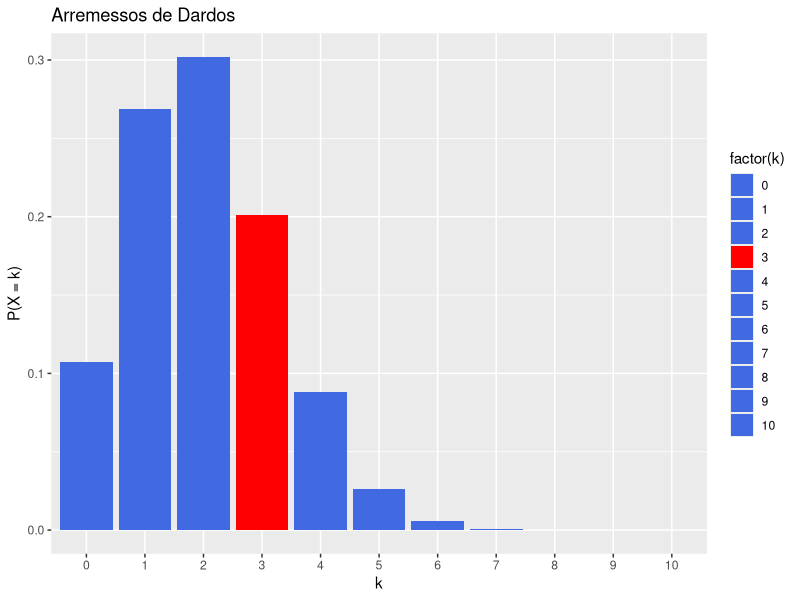
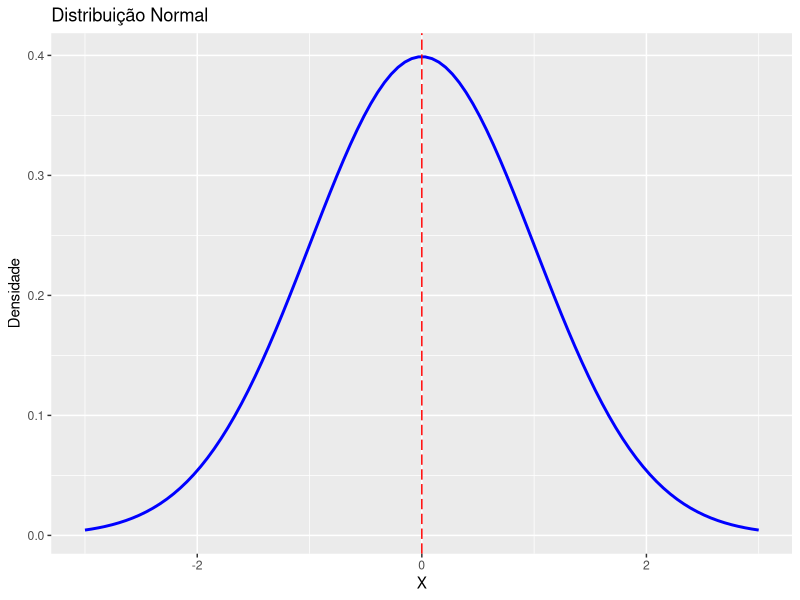
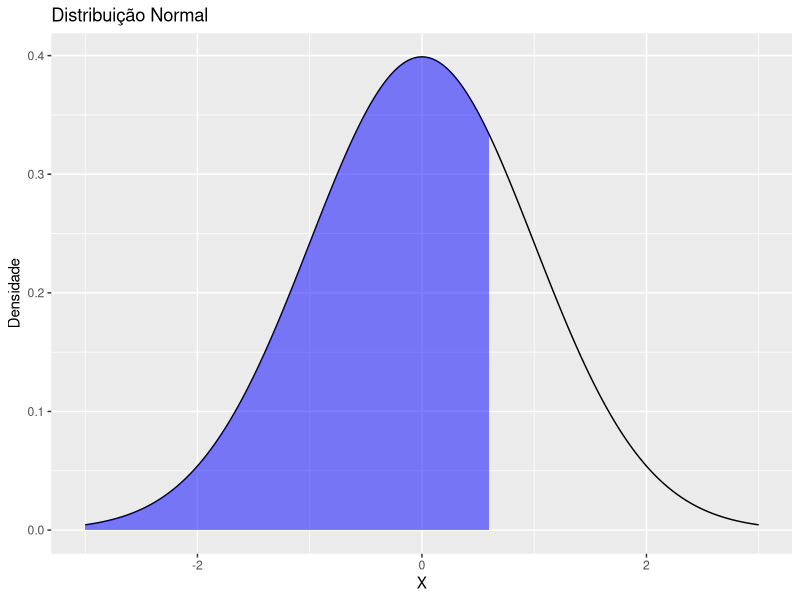
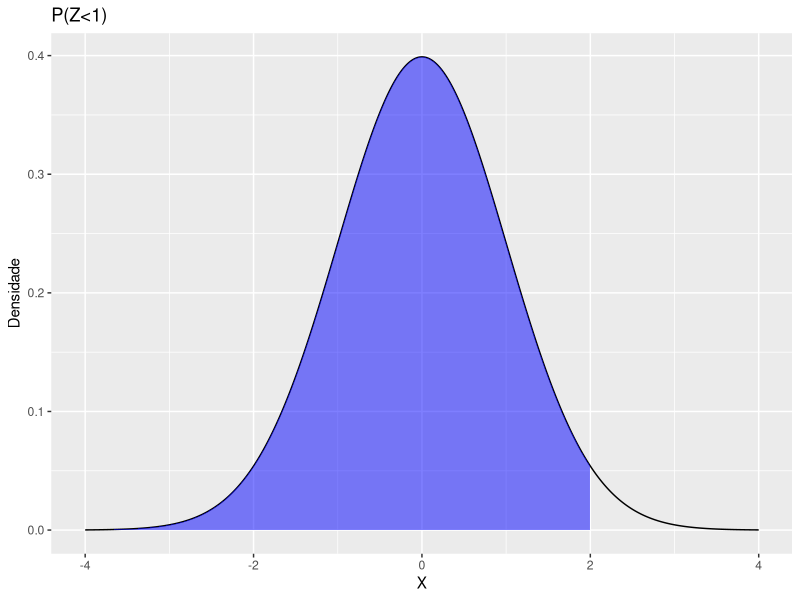
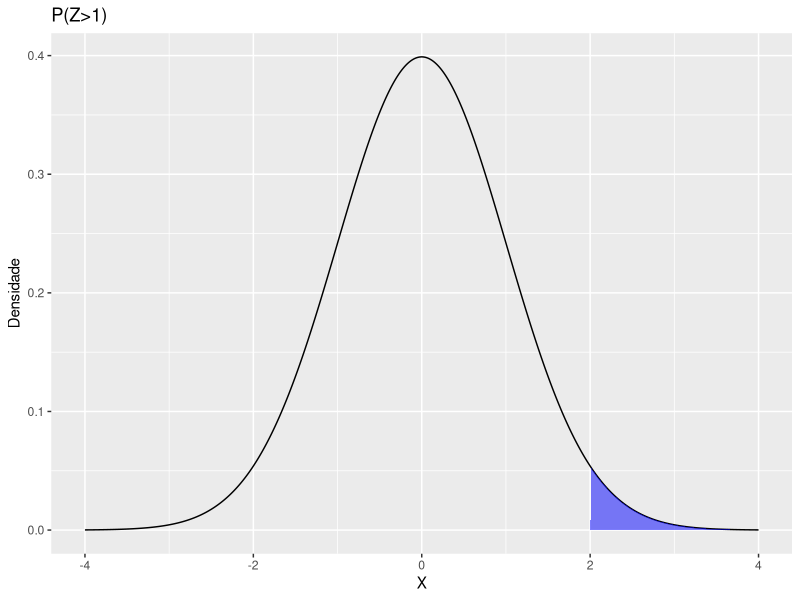
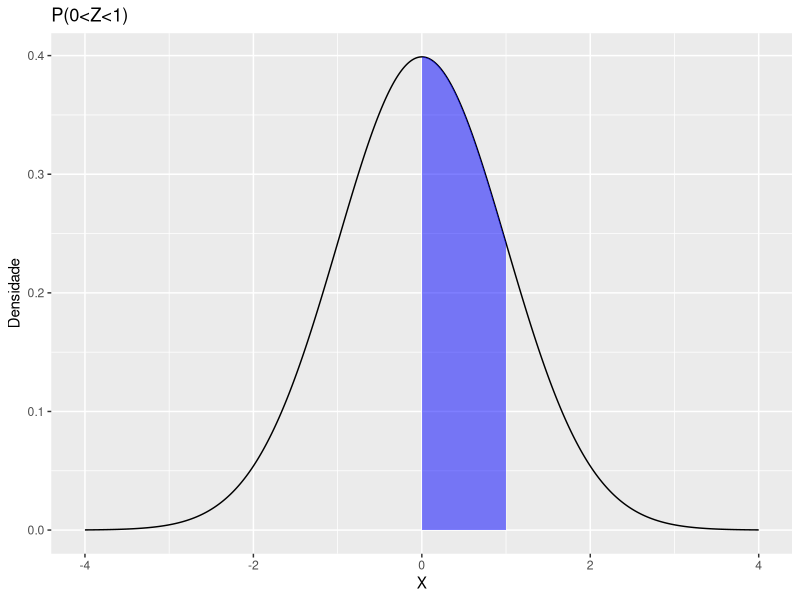

R code for these plots, in order:
## ---- chunk 1
library(dplyr)

#Probabilidade de ser resistente 
prob_resistente <- 0.75

#Tamanho da amostral
tamanho_amostra <- 2

# data frame com espaço amostral

amostra <- expand.grid(individuo1 = c("Resistente", "Não Resistente"),
                       individuo2 = c("Resistente", "Não resistente"))

#Calculando a probabilidade

resultado <- amostra %>%
  mutate(Probabilidade = ifelse(individuo1 == "Resistente", prob_resistente, 1 - prob_resistente) *
                         ifelse(individuo2 == "Resistente", prob_resistente, 1 - prob_resistente))

resultado
## ---- chunk 2
lambda <- 80 / 100

t <- 3

(mu <-lambda * t )
#Nenhum Canhoto
nenhum_canhoto <- dpois(0, mu)
nenhum_canhoto

#um canhoto

um_canhoto <- dpois(1, mu)
um_canhoto
#mais de um canhoto

mais_de_um <- 1 - (nenhum_canhoto + um_canhoto) 
mais_de_um

## ---- chunk 3
# Definindo os parâmetros

n <- 10
k <- 3
p <- 0.2

#Calculando a probabilidade com dbinom

probabilidade <- dbinom(k, n, p)
probabilidade
## ---- chunk 4
#Carregando a biblioteca ggplot2
library(ggplot2)

#Criando u mdata frame com os valores

df <- data.frame (k = 0:10, Probabilidade = dbinom(0:10, n, p))


#Criando o gráfico com ggplot2
ggplot(df, 
       aes(x = factor(k), 
           y = Probabilidade, 
               fill = factor(k))) +
  geom_bar(stat = "identity") +
  scale_fill_manual(values = c(rep("royalblue", 3), "red", 
                               rep("royalblue", 7))) +
  labs(
    x = "k",
    y = "P(X = k)",
    title = "Arremessos de Dardos"
  ) +
  theme_grey()

## ---- chunk 5
library(ggplot2)
x <- seq(-3, 3, length = 100)
y <- dnorm(x, mean=0, sd=1)

data <- data.frame(x, y)

ggplot(data, 
       aes(x, y)) +
  geom_line(color="blue", size=1) +
  labs(x="X", 
       y="Densidade", 
       title="Distribuição Normal") +
  geom_vline(xintercept=0, 
             color="red", 
             linetype="longdash") +
  theme_gray()

## ---- chunk 6
#Criando os parâmetros
media_d <- 0
sd_d <- 1
valor_d <- 0.6  

dnorm(valor_d, mean = media_d, sd = sd_d)

## ---- chunk 7
library(ggplot2)

#Definindo os eixos do gráfico

x <- seq(-3, 3, length = 1000) # Definindo os valores de  x para o gráfico
y <- dnorm(x, mean = media_d, sd = sd_d) # Criando uma variável para a função de densidade de

#Criando um data frame com os dados 
df <- data.frame(x, y) 

grafico <- ggplot(df, aes(x, y)) +
  geom_line() +
  geom_area(data = subset(df, x <= valor_d), 
            aes(x, y), fill = "blue", alpha = 0.5) +
  xlab("X") +
  ylab("Densidade") +
  ggtitle("Distribuição Normal") +
  theme_gray()
grafico

## ---- chunk 8

#Criando os parâmetros  
media_p <- 0
sd_p <- 1  
valor_p <- 2

#calculando a probabilidade na distribuição normal
pnorm(valor_p, mean = media_p, sd = sd_p)

## ---- chunk 9
#Carregando a biblioteca ggplot2
library(ggplot2)

#Definindo os eixos do gráfico  

x <- seq(-4, 4, length = 1000) # Valores x para o gráfico
y <- dnorm(x, mean = media_p, sd = sd_p) # Função densidade de probabilidade

df <- data.frame(x, y) # dataframe com os valores de x e y

#Criando o gráfico
grafico_p <- ggplot(df, aes(x, y)) +
  geom_line() +
  geom_area(data = subset(df, x <= valor_p), 
            aes(x, y), fill = "blue", alpha = 0.5) +
  xlab("X") +
  ylab("Densidade") +
  ggtitle("P(Z<1)") +
  theme_gray()

grafico_p

## ---- chunk 10

#Definindo os parâmetros
media_p2 <- 0
sd_p2 <- 1
valor_p2 <- 2


#Calculando a probabilidade
1-pnorm(valor_p2, mean = media_p2, sd = sd_p2)

## ---- chunk 11
#Definindo os eixos do gráfico  

x <- seq(-4, 4, length = 1000) # Valores de x para o gráfico

y <- dnorm(x, mean = media_p2, sd = sd_p2) # Função de densidade de probabilidade

df <- data.frame(x, y) # dataframe com os valores de x e y

#Criando o gráfico
grafico_p2 <- ggplot(df, aes(x, y)) +
  geom_line() +
  geom_area(data = subset(df, x >= valor_p2), 
            aes(x, y), fill = "blue", alpha = 0.5) +
  xlab("X") +
  ylab("Densidade") +
  ggtitle("P(Z>1)") +
  theme_gray()

grafico_p2

## ---- chunk 12
#Definindo parâmetros
media_p3 <- 0
valor_p3_1 <- 0
valor_p3_2 <- 1
sd_p3 <- 1

pnorm(valor_p3_1, mean = media_p3, sd = sd_p3) -pnorm(valor_p3_2, mean = media_p3, sd = sd_p3)

## ---- chunk 13
#carregando a biblioteca dplyr

library(dplyr)

# Calculando a probabilidade
probabilidade <- pnorm(valor_p3_2, mean = media_p3, sd = sd_p3) - pnorm(valor_p3_1, mean = media_p3, sd = sd_p3)

#Definindo os eixos do gráfico  


x <- seq(-4, 4, length = 1000) # Valores de x para o gráfico

y <- dnorm(x, mean = media_p3, sd = sd_p3) # Função de densidade de probabilidade

df <- data.frame(x, y) # dataframe com os valores de x e y

#Criando o gráfico

grafico_p3 <- ggplot(df, aes(x, y)) +
  geom_line() +
  geom_area(data = subset(df, x >= valor_p3_1 & x <= valor_p3_2), 
            aes(x, y), fill = "blue", alpha = 0.5) +
  xlab("X") +
  ylab("Densidade") +
  ggtitle("P(0<Z<1)") +
  theme_gray()

grafico_p3
## ---- chunk 14
#Definindo os parâmetros
media_q <- 0
valor_q <- 0.85
sd_q <- 1

#Calculando qnorm
qnorm(valor_q, mean = media_q, sd = sd_q)
